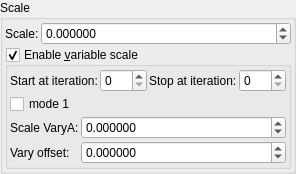
    <widget class="QGroupBox" name="groupBox_3">
     <property name="title">
      <string>Scale</string>
     </property>
     <layout class="QVBoxLayout" name="verticalLayout_12">
      <property name="leftMargin">
       <number>2</number>
      </property>
      <property name="topMargin">
       <number>2</number>
      </property>
      <property name="rightMargin">
       <number>2</number>
      </property>
      <property name="bottomMargin">
       <number>2</number>
      </property>
      <item>
       <layout class="QGridLayout" name="gridLayout_31" rowstretch="0,0" columnstretch="0,1">
        <property name="spacing">
         <number>2</number>
        </property>
        <item row="0" column="0">
         <widget class="QLabel" name="label_142">
          <property name="text">
           <string>Scale:</string>
          </property>
         </widget>
        </item>
        <item row="0" column="1">
         <widget class="MyDoubleSpinBox" name="spinbox_mandelbox_scale">
          <property name="sizePolicy">
           <sizepolicy hsizetype="Minimum" vsizetype="Maximum">
            <horstretch>0</horstretch>
            <verstretch>0</verstretch>
           </sizepolicy>
          </property>
          <property name="prefix">
           <string/>
          </property>
          <property name="suffix">
           <string/>
          </property>
          <property name="decimals">
           <number>6</number>
          </property>
          <property name="minimum">
           <double>-99.998999999999995</double>
          </property>
          <property name="maximum">
           <double>99.998999999999995</double>
          </property>
          <property name="singleStep">
           <double>0.100000000000000</double>
          </property>
         </widget>
        </item>
        <item row="1" column="0" colspan="2">
         <widget class="MyGroupBox" name="groupCheck_transf_function_enabledX_false">
          <property name="toolTip">
           <string>&lt;html&gt;&lt;head/&gt;&lt;body&gt;&lt;p&gt;Cpixel is CVector3 c = ( c.x, c.y, c.z). It is each original point (pixel) in 3D space where the iteration starts from, ( c = original z for each point .) It is commonly found in formula structures z = f(z) + c.&lt;/p&gt;&lt;p&gt;The Cpixel multiplier effectively scales this point &amp;quot;c&amp;quot;.&lt;/p&gt;&lt;p&gt;This transform allows the swapping of the order of the &amp;quot;CVector3 c&amp;quot; components before being multiplied by &amp;quot;CVector3 z&amp;quot; components.&lt;/p&gt;&lt;/body&gt;&lt;/html&gt;</string>
          </property>
          <property name="title">
           <string>Enable &amp;variable scale</string>
          </property>
          <property name="checkable">
           <bool>true</bool>
          </property>
          <layout class="QVBoxLayout" name="verticalLayout_51">
           <property name="spacing">
            <number>2</number>
           </property>
           <property name="leftMargin">
            <number>2</number>
           </property>
           <property name="topMargin">
            <number>2</number>
           </property>
           <property name="rightMargin">
            <number>2</number>
           </property>
           <property name="bottomMargin">
            <number>2</number>
           </property>
           <item>
            <layout class="QHBoxLayout" name="horizontalLayout" stretch="0,1,0,1">
             <item>
              <widget class="QLabel" name="label_74">
               <property name="text">
                <string>Start at iteration:</string>
               </property>
              </widget>
             </item>
             <item>
              <widget class="MySpinBox" name="spinboxInt_transf_start_iterations_X">
               <property name="sizePolicy">
                <sizepolicy hsizetype="Minimum" vsizetype="Maximum">
                 <horstretch>0</horstretch>
                 <verstretch>0</verstretch>
                </sizepolicy>
               </property>
               <property name="minimum">
                <number>0</number>
               </property>
               <property name="maximum">
                <number>999</number>
               </property>
               <property name="value">
                <number>0</number>
               </property>
              </widget>
             </item>
             <item>
              <widget class="QLabel" name="label_57">
               <property name="text">
                <string>Stop at iteration:</string>
               </property>
              </widget>
             </item>
             <item>
              <widget class="MySpinBox" name="spinboxInt_transf_stop_iterations_X">
               <property name="sizePolicy">
                <sizepolicy hsizetype="Preferred" vsizetype="Maximum">
                 <horstretch>0</horstretch>
                 <verstretch>0</verstretch>
                </sizepolicy>
               </property>
               <property name="maximum">
                <number>999</number>
               </property>
              </widget>
             </item>
            </layout>
           </item>
           <item>
            <layout class="QGridLayout" name="gridLayout_2" rowstretch="0,0,0" columnstretch="0,1">
             <property name="spacing">
              <number>2</number>
             </property>
             <item row="2" column="1">
              <widget class="MyDoubleSpinBox" name="spinbox_transf_scaleB_1">
               <property name="sizePolicy">
                <sizepolicy hsizetype="Minimum" vsizetype="Maximum">
                 <horstretch>0</horstretch>
                 <verstretch>0</verstretch>
                </sizepolicy>
               </property>
               <property name="prefix">
                <string/>
               </property>
               <property name="suffix">
                <string/>
               </property>
               <property name="decimals">
                <number>6</number>
               </property>
               <property name="minimum">
                <double>-99.989999999999995</double>
               </property>
               <property name="maximum">
                <double>99.989999999999995</double>
               </property>
               <property name="singleStep">
                <double>0.100000000000000</double>
               </property>
              </widget>
             </item>
             <item row="2" column="0">
              <widget class="QLabel" name="label_144">
               <property name="text">
                <string>Vary offset:</string>
               </property>
              </widget>
             </item>
             <item row="1" column="0">
              <widget class="QLabel" name="label_143">
               <property name="text">
                <string>Scale VaryA:</string>
               </property>
              </widget>
             </item>
             <item row="1" column="1">
              <widget class="MyDoubleSpinBox" name="spinbox_transf_scale_vary_0">
               <property name="sizePolicy">
                <sizepolicy hsizetype="Minimum" vsizetype="Maximum">
                 <horstretch>0</horstretch>
                 <verstretch>0</verstretch>
                </sizepolicy>
               </property>
               <property name="prefix">
                <string/>
               </property>
               <property name="suffix">
                <string/>
               </property>
               <property name="decimals">
                <number>6</number>
               </property>
               <property name="minimum">
                <double>-99.989999999999995</double>
               </property>
               <property name="maximum">
                <double>99.989999999999995</double>
               </property>
               <property name="singleStep">
                <double>0.100000000000000</double>
               </property>
              </widget>
             </item>
             <item row="0" column="0" colspan="2">
              <widget class="MyCheckBox" name="checkBox_transf_function_enabledM_false">
               <property name="text">
                <string>mode 1</string>
               </property>
              </widget>
             </item>
            </layout>
           </item>
          </layout>
         </widget>
        </item>
       </layout>
      </item>
     </layout>
    </widget>
